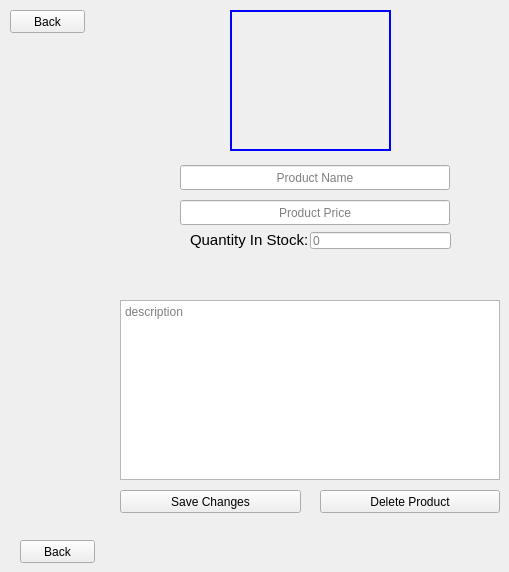
            <widget class="QWidget" name="page_2">
             <widget class="QLabel" name="label_46">
              <property name="geometry">
               <rect>
                <x>190</x>
                <y>230</y>
                <width>121</width>
                <height>20</height>
               </rect>
              </property>
              <property name="styleSheet">
               <string notr="true">font-size: 15px</string>
              </property>
              <property name="text">
               <string>Quantity In Stock:</string>
              </property>
             </widget>
             <widget class="QLabel" name="product_image_label_2">
              <property name="geometry">
               <rect>
                <x>230</x>
                <y>10</y>
                <width>161</width>
                <height>141</height>
               </rect>
              </property>
              <property name="styleSheet">
               <string notr="true">border: 2px solid blue</string>
              </property>
              <property name="text">
               <string/>
              </property>
              <property name="scaledContents">
               <bool>true</bool>
              </property>
             </widget>
             <widget class="QPushButton" name="back_to_products_page_button_2">
              <property name="geometry">
               <rect>
                <x>20</x>
                <y>540</y>
                <width>75</width>
                <height>23</height>
               </rect>
              </property>
              <property name="styleSheet">
               <string notr="true">
QPushButton {
                
	background-color: blue;
                border: none;
                border-radius: 5px;

				color: white
            }
QPushButton:hover {
                background-color: gray;
            };
</string>
              </property>
              <property name="text">
               <string>Back</string>
              </property>
             </widget>
             <widget class="QLineEdit" name="productnamelineedit">
              <property name="geometry">
               <rect>
                <x>180</x>
                <y>165</y>
                <width>270</width>
                <height>25</height>
               </rect>
              </property>
              <property name="styleSheet">
               <string notr="true">font: 20px &quot;CentSchbkCyrill BT&quot;;
text-decoration: none;
text-align: center;</string>
              </property>
              <property name="text">
               <string/>
              </property>
              <property name="alignment">
               <set>Qt::AlignCenter</set>
              </property>
              <property name="placeholderText">
               <string>Product Name</string>
              </property>
             </widget>
             <widget class="QLineEdit" name="productpricelineedit">
              <property name="geometry">
               <rect>
                <x>180</x>
                <y>200</y>
                <width>270</width>
                <height>25</height>
               </rect>
              </property>
              <property name="styleSheet">
               <string notr="true">font: 20px &quot;CentSchbkCyrill BT&quot;;
text-decoration: none;
text-align: center;</string>
              </property>
              <property name="text">
               <string/>
              </property>
              <property name="alignment">
               <set>Qt::AlignCenter</set>
              </property>
              <property name="placeholderText">
               <string>Product Price</string>
              </property>
             </widget>
             <widget class="QLineEdit" name="quantitystocklineedit">
              <property name="geometry">
               <rect>
                <x>310</x>
                <y>232</y>
                <width>141</width>
                <height>17</height>
               </rect>
              </property>
              <property name="cursor">
               <cursorShape>IBeamCursor</cursorShape>
              </property>
              <property name="styleSheet">
               <string notr="true">font: &quot;CentSchbkCyrill BT&quot;;
text-decoration: none;
text-align: center;</string>
              </property>
              <property name="text">
               <string/>
              </property>
              <property name="alignment">
               <set>Qt::AlignLeading|Qt::AlignLeft|Qt::AlignVCenter</set>
              </property>
              <property name="placeholderText">
               <string>0</string>
              </property>
             </widget>
             <widget class="QTextEdit" name="productdescriptioedit">
              <property name="geometry">
               <rect>
                <x>120</x>
                <y>300</y>
                <width>380</width>
                <height>180</height>
               </rect>
              </property>
              <property name="tabChangesFocus">
               <bool>false</bool>
              </property>
              <property name="placeholderText">
               <string>description</string>
              </property>
             </widget>
             <widget class="QPushButton" name="savechangesbuttonseller">
              <property name="geometry">
               <rect>
                <x>120</x>
                <y>490</y>
                <width>181</width>
                <height>23</height>
               </rect>
              </property>
              <property name="styleSheet">
               <string notr="true">
QPushButton {
                
	background-color: blue;
                border: none;
                border-radius: 5px;

				color: white
            }
QPushButton:hover {
                background-color: gray;
            };
</string>
              </property>
              <property name="text">
               <string>Save Changes</string>
              </property>
             </widget>
             <widget class="QPushButton" name="deleteproductbutton">
              <property name="geometry">
               <rect>
                <x>320</x>
                <y>490</y>
                <width>180</width>
                <height>23</height>
               </rect>
              </property>
              <property name="styleSheet">
               <string notr="true">
QPushButton {
                
	background-color: red;
                border: none;
                border-radius: 5px;

				color: white
            }
QPushButton:hover {
                background-color: gray;
            };
</string>
              </property>
              <property name="text">
               <string>Delete Product</string>
              </property>
             </widget>
             <widget class="QPushButton" name="back_to_products_page_button_3">
              <property name="geometry">
               <rect>
                <x>10</x>
                <y>10</y>
                <width>75</width>
                <height>23</height>
               </rect>
              </property>
              <property name="styleSheet">
               <string notr="true">
QPushButton {
                
	background-color: blue;
                border: none;
                border-radius: 5px;

				color: white
            }
QPushButton:hover {
                background-color: gray;
            };
</string>
              </property>
              <property name="text">
               <string>Back</string>
              </property>
             </widget>
            </widget>
